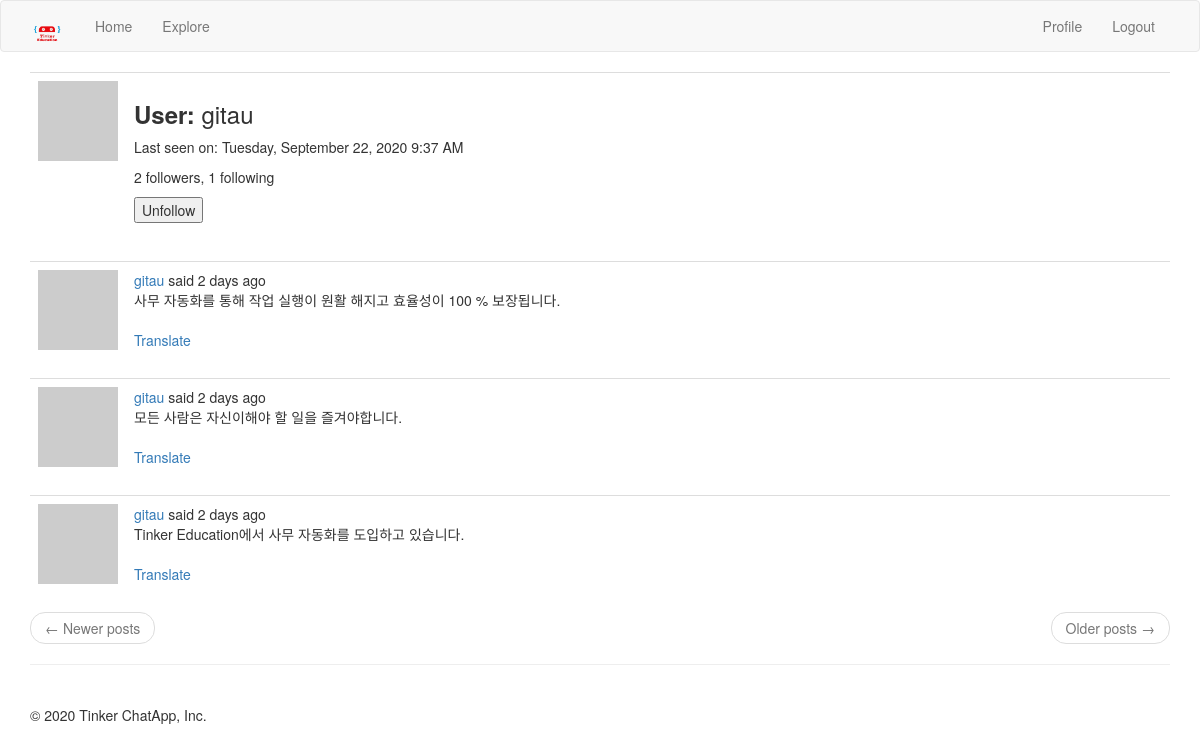
The app's page /profile/gitau (signed in), older data.
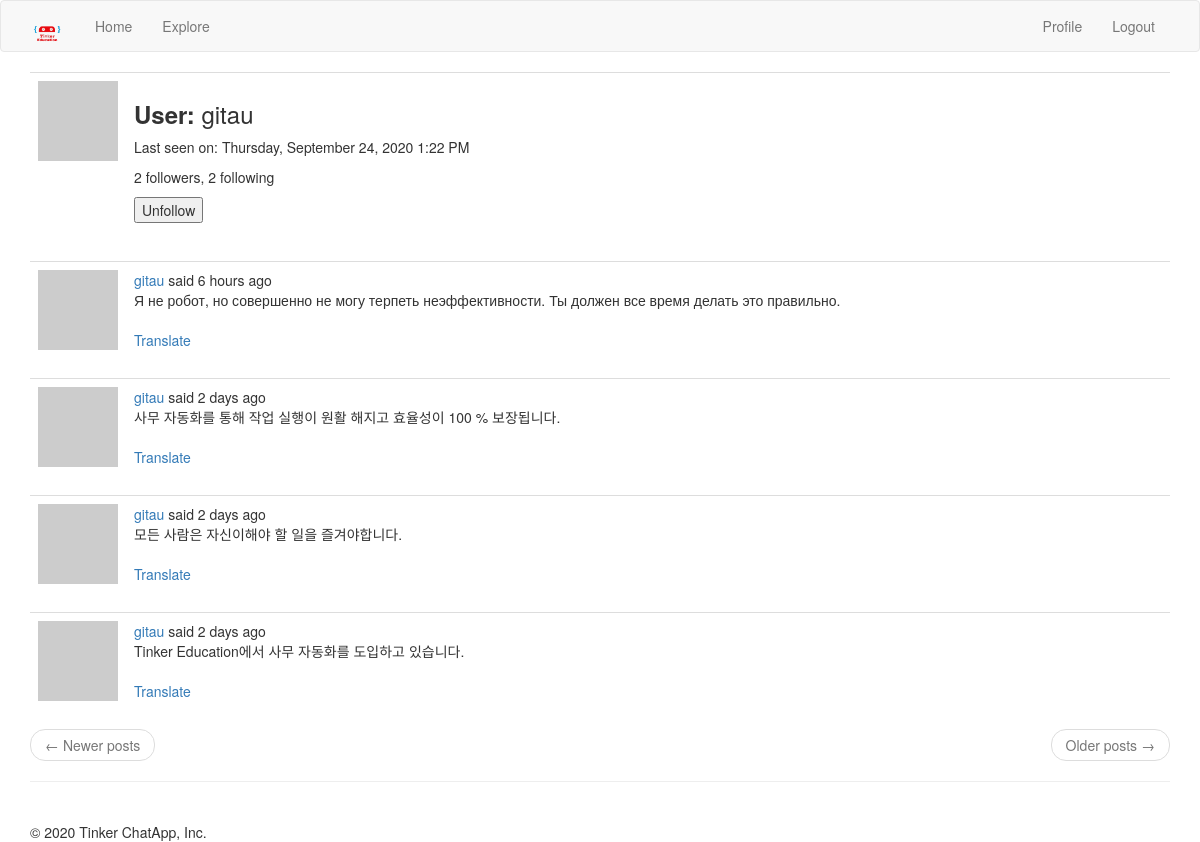
The same page, newer data.
### app/models.py (models this page shows, shortened)
class User( UserMixin ,db.Model):
    id = db.Column(db.Integer, primary_key = True)
    username = db.Column(db.String(64), unique = True, index = True)
    email = db.Column(db.String(120), unique = True, index = True)
    password_hash = db.Column(db.String(128))
    posts = db.relationship('Post', backref = 'author', lazy = 'dynamic')
    about_me = db.Column(db.String(140))
    last_seen = db.Column(db.DateTime, default = datetime.utcnow)
    followed = db.relationship(
        'User',
        secondary = followers,
        primaryjoin = (followers.c.follower_id == id),
        secondaryjoin = (followers.c.followed_id == id),
        backref = db.backref('followers', lazy = 'dynamic'),
        lazy = 'dynamic'
    )
    def avatar(self, size):
        digest = md5(self.email.lower().encode('utf-8')).hexdigest()
        return 'https://www.gravatar.com/avatar/{}?d=identicon&s={}'.format(digest, size)
    def is_following(self, user):
        return self.followed.filter(followers.c.followed_id == user.id).count() > 0

class Post(db.Model):
    id = db.Column(db.Integer, primary_key = True)
    body = db.Column(db.String(140))
    timestamp = db.Column(db.DateTime, index = True, default = datetime.utcnow)
    user_id = db.Column(db.Integer, db.ForeignKey('user.id'))
    language = db.Column(db.String(5))

### app/main/routes.py (the view)
@bp.route('/profile/<username>')
@login_required
def profile(username):
    user = User.query.filter_by(username = username).first_or_404()
    form = EmptyForm()
    page = request.args.get('page', 1, type=int)
    posts = user.posts.order_by(Post.timestamp.desc()).paginate(
        page, current_app.config['POSTS_PER_PAGE'], False
    )
    next_url = url_for('main.profile', username = username, page = posts.next_num) \
        if posts.has_next else None
    prev_url = url_for('main.profile', username = username, page = posts.prev_num) \
        if posts.has_prev else None
    return render_template('main/profile.html', title = _('Profile'), user = user, form = form, posts = posts.items, next_url = next_url, prev_url = prev_url)

### app/main/forms.py
class EmptyForm(FlaskForm):
    submit = SubmitField('Submit')

### app/main/routes.py (called while the page is built)
@bp.before_request
def before_request():
    if current_user.is_authenticated:
        current_user.last_seen = datetime.utcnow()
        db.session.commit()
    g.locale = str(get_locale())

### app/models.py (called while the page is built)
@login.user_loader
def load_user(id):
    return User.query.get(int(id))

### app/templates/main/profile.html (shortened to what this page needs)
{% extends 'main/base.html' %}
{% import 'bootstrap/wtf.html' as wtf %}
{% block app_content %}
    <table class="table">
        <tr valign = 'top'>
            <td width = '70px'>
                <img src="{{ user.avatar(128) }}">
            </td>
            <td>
                <h3><b>{{ _('User') }}: </b>{{ user.username }}</h3>
                {% if user.last_seen %}<p>{{ _('Last seen on') }}: {{ moment(user.last_seen).format('LLLL') }}</p>{% endif %}
                <p>{{ user.followers.count() }} followers, {{ user.followed.count() }} following</p>
                {% if user == current_user %}
                    <a href="{{ url_for('main.edit_profile') }}">{{ _('Edit Your Profile') }}</a>
                {% else %}
                    <p>
                        <form action="{{ url_for('main.unfollow', username = user.username) }}" method="POST">
                            {{ form.submit(value='Unfollow') }}
                        </form>
                    </p>
                {% endif %}
            </td>
        </tr>
    </table>
    {% for post in posts %}
        {% include 'main/_posts.html' %}
    {% endfor %}
    <nav aria-label="...">
        <ul class="pager">
            <li class="previous{% if not prev_url %} disabled{% endif %}">
                <a href="{{ prev_url or '#' }}">
                    <span aria-hidden="true">&larr;</span> Newer posts
                </a>
            </li>
            <li class="next{% if not next_url %} disabled{% endif %}">
                <a href="{{ next_url or '#' }}">
                    Older posts <span aria-hidden="true">&rarr;</span>
                </a>
            </li>
        </ul>
    </nav>
{% endblock %}

### app/templates/main/base.html (shortened to what this page needs)
{% extends 'bootstrap/base.html' %}
{% block head %}
{{super()}}
{% endblock %}
{% block navbar %}
<nav class="navbar navbar-default">
    <div class="container">
        <div class="navbar-header">
            <a class="navbar-brand" href="{{ url_for('main.home') }}"><img src="{{url_for('static', filename = 'images/tinker_logo.png')}}" width="35", height="35"></a>
        </div>
        <div class="collapse navbar-collapse" id="bs-example-navbar-collapse-1">
            <ul class="nav navbar-nav">
                <li><a href="{{ url_for('main.home') }}">Home</a></li>
                <li><a href="{{ url_for('main.explore') }}">Explore</a></li>
            </ul>
            <ul class="nav navbar-nav navbar-right">
            {% if current_user.is_anonymous %}
                <li><a href="{{ url_for('auth.login') }}">Login</a></li>
            {% else %}
                <li><a href="{{ url_for('main.profile', username = current_user.username) }}">Profile</a></li>
                <li><a href="{{ url_for('auth.logout') }}">Logout</a></li>
            {% endif %}
        </div>
    </div>
</nav>
{% endblock %}
{% block content %}
    <div class="container">
        {% block app_content %}
        {% endblock %}
        <hr><br>{{super()}}
        {%- block footer %}
            <footer>&copy; {{moment().format('YYYY') }} Tinker ChatApp, Inc.</footer>
        {%- endblock footer %}
    </div>
{% endblock %}

### app/templates/main/_posts.html (shortened to what this page needs)
<table class="table table-hover">
    <tr valign = 'top'>
        <td width="70px">
            <a href="{{ url_for('main.profile', username=post.author.username) }}">
                <img src="{{ post.author.avatar(36) }}" />
            </a>
        </td>
        <td>
            {{ _('%(username)s said %(when)s',
                username=user_link, when=moment(post.timestamp).fromNow()) }}
            <br>
            <span id="post{{ post.id }}">{{ post.body }}</span>
            {% if post.language and post.language != g.locale %}
                <br><br>
                <span id="translation{{ post.id }}">
                    <a href="javascript:translate(
                                '#post{{ post.id }}',
                                '#translation{{ post.id }}',
                                '{{ post.language }}',
                                '{{ g.locale }}');">{{ _('Translate') }}</a>
                </span>
            {% endif %}
        </td>
    </tr>
</table>

Row changes from the older to the newer data that the page shows:
changed User "gitau": last_seen "Tuesday, September 22, 2020 9:37 AM" → "Thursday, September 24, 2020 1:22 PM"
added Post: body "Я не робот, но совершенно не могу терпеть неэффективности. Ты должен все время делать это правильно."
Text that changed along with them:
{{ user.followed.count() }}: "1" → "2"
